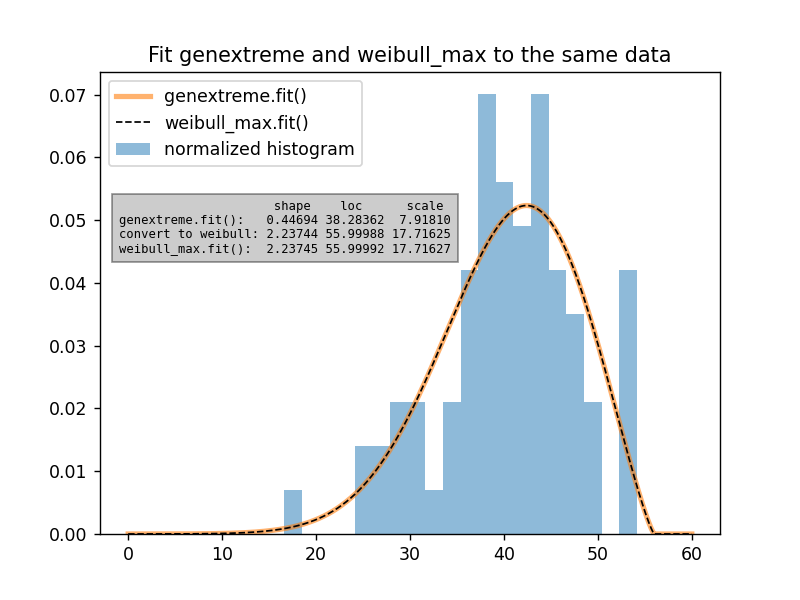

Write the Python code that produced this figure.

import numpy as np
from scipy.stats import genextreme, weibull_max
import matplotlib.pyplot as plt


def gev_to_wmax(xi, mu, sigma):
    """
    Convert generalized extreme value parameters to Weibull max parameters.
    """
    alpha = 1/xi
    a = sigma/xi
    b = mu + a
    return alpha, b, a


data = np.array([37.50, 46.79, 48.30, 46.04, 43.40, 39.25, 38.49, 49.51,
                 40.38, 36.98, 40.00, 38.49, 37.74, 47.92, 44.53, 44.91,
                 44.91, 40.00, 41.51, 47.92, 36.98, 43.40, 42.26, 41.89,
                 38.87, 43.02, 39.25, 40.38, 42.64, 36.98, 44.15, 44.91,
                 43.40, 49.81, 38.87, 40.00, 52.45, 53.13, 47.92, 52.45,
                 44.91, 29.54, 27.13, 35.60, 45.34, 43.37, 54.15, 42.77,
                 42.88, 44.26, 27.14, 39.31, 24.80, 16.62, 30.30, 36.39,
                 28.60, 28.53, 35.84, 31.10, 34.55, 52.65, 48.81, 43.42,
                 52.49, 38.00, 38.65, 34.54, 37.70, 38.11, 43.05, 29.95,
                 32.48, 24.63, 35.33, 41.34])


# Fit genextreme to the data.
ge_c, ge_loc, ge_scale = genextreme.fit(data)

# Convert the genextreme parameters to the weibull_max parameters.
wmax = gev_to_wmax(ge_c, ge_loc, ge_scale)

# Fit weibull_max to the data.  In theory, the parameters in wmax_fit
# should be the same as those in wmax.
# (The added constants are just to ensure that the optimization performed
# by the fit method does a little work.)
wm_c, wm_loc, wm_scale = weibull_max.fit(data, wmax[0]+0.1, loc=wmax[1]+0.5,
                                         scale=wmax[2]+0.05)

print("                         shape      loc        scale")
print(f"genextreme.fit():       {ge_c:.6f}, {ge_loc:.6f}, {ge_scale:9.6f}")
print(f"convert to weibull_max: {wmax[0]:.6f}, {wmax[1]:.6f}, {wmax[2]:9.6f}")
print(f"weibull_max.fit():      {wm_c:.6f}, {wm_loc:.6f}, {wm_scale:9.6f}")


plt.hist(data, alpha=0.5, density=True, bins=20,
         label='normalized histogram')
x = np.linspace(0, 60, 1001)
plt.plot(x, genextreme.pdf(x, ge_c, loc=ge_loc, scale=ge_scale),
         lw=3, alpha=0.6,
         label='genextreme.fit()')
# plt.plot(x, weibull_max.pdf(x, *wmax), lw=2,
#          label='weibull_max')
plt.plot(x, weibull_max.pdf(x, wm_c, loc=wm_loc, scale=wm_scale), 'k--', lw=1,
         label='weibull_max.fit()')
plt.legend(loc='best')
plt.text(-1, 0.045,
         "                     shape    loc      scale\n"
         f"genextreme.fit():   {ge_c:.5f} {ge_loc:.5f} {ge_scale:8.5f}\n"
         f"convert to weibull: {wmax[0]:.5f} {wmax[1]:.5f} {wmax[2]:8.5f}\n"
         f"weibull_max.fit():  {wm_c:.5f} {wm_loc:.5f} {wm_scale:8.5f}",
         fontfamily='monospace', fontsize=7,
         bbox=dict(facecolor='gray', alpha=0.4))
plt.title('Fit genextreme and weibull_max to the same data')
# plt.show()
plt.savefig('weibull_and_genextreme.png', dpi=125)
